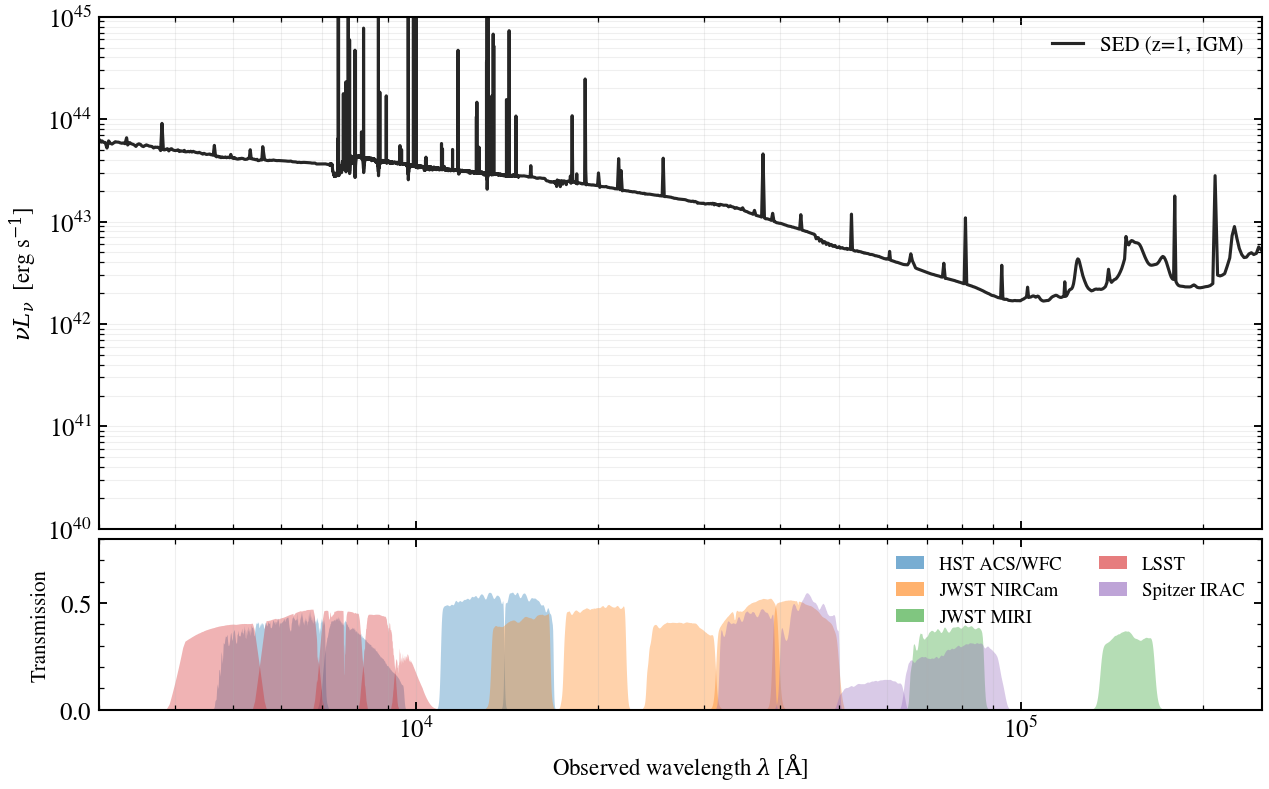

The Python source for this figure:
"""
HST+JWST+LSST+Spitzer Filter Overlay on Star-Forming SED at z=1
================================================================

Show a typical star-forming galaxy SED at z=1 with observed-frame filter
throughputs overlaid as semi-transparent fills from 0.3 to 25 μm. This helps
visualize which rest-frame stellar and dust features each photometric system
samples across the spectrum.

Filters displayed:
  - **HST ACS/WFC**: F606W, F814W, F125W, F160W (optical/NIR imaging)
  - **JWST NIRCam**: F150W, F200W, F277W, F356W, F444W (short-wavelength)
  - **JWST MIRI**: F770W, F1500W (mid-infrared)
  - **LSST**: g, r, i, z, y (optical survey filters)
  - **Spitzer IRAC**: 3.6, 4.5, 5.8, 8.0 μm (legacy warm IR)

The SED uses a starburst history (τ = 100 Myr) with two-component dust and
sfr-scaled nebular emission, rendered in the observer frame at z=1 with complete
IGM attenuation.
"""

import os

os.environ["TF_CPP_MIN_LOG_LEVEL"] = "2"  # suppress XLA/PjRt C++ INFO+WARNING logs

import warnings

import jax
import matplotlib.pyplot as plt
import numpy as np

import tengri
from tengri.analysis.plotting import setup_style
from tengri.igm import igm_transmission
from tengri.observation.filters import load_filter

setup_style()
warnings.filterwarnings("ignore", message=".*BakedInBackend.*")

# Physical constants
C_AA_PER_S = 2.998e18

# Build a star-forming model at z=1 with simple parameters
z = 1.0
sfh_config = {
    "type": "tsnorm",
    "*": tengri.FIXED,
    "peak_lbt_gyr": 0.1,  # Peak 100 Myr ago (recent burst)
    "width_gyr": 0.1,  # Duration 100 Myr
    "log_total_mass": 10.0,  # SFR ≈ 30 M_sun/yr
    "skew": 0.0,  # Symmetric
    "trunc": 13.0,  # Truncate at z_form ~ z+1
}

dust_config = {
    "type": "two_component",
    "*": tengri.FIXED,
    "tau_diff": 0.3,  # Diffuse attenuation
    "tau_bc": 0.5,  # Dust clouds
    "law_bc": "calzetti",  # Starburst attenuation law
    "emission": {"type": "dale2014", "*": tengri.FIXED},
}

# Build the model using bare-stellar SSP with Cue nebular backend
model = tengri.SEDModel.build(
    ssp_data=tengri.load_ssp("fsps_prsc_miles_chabrier"),
    sfh=sfh_config,
    dust=dust_config,
    neb={"type": "cue", "*": tengri.FIXED, "logZ_gas": -0.5, "logU": -2.0},
    redshift=tengri.Fixed(z),
)

# Sample parameters and compute rest-frame SED
p = dict(model.spec.sample(jax.random.PRNGKey(42)))
out_rest = model.predict_rest_sed(p)
wave_rest = np.asarray(out_rest.wavelength)
sed_rest = np.asarray(out_rest.sed)

# Apply IGM attenuation and shift to observer frame
igm_trans = igm_transmission(wave_rest * (1 + z), z)
sed_igm = sed_rest * igm_trans
wave_obs = wave_rest * (1 + z)

# Convert to nu*L_nu for display (erg/s)
nu_l_nu = C_AA_PER_S / wave_obs * sed_igm

# Define filter groups with colors
FILTERS_BY_GROUP = [
    ("HST ACS/WFC", ["hst_f606w", "hst_f814w", "hst_f125w", "hst_f160w"], "#1f77b4"),
    (
        "JWST NIRCam",
        ["jwst_f150w", "jwst_f200w", "jwst_f277w", "jwst_f356w", "jwst_f444w"],
        "#ff7f0e",
    ),
    ("JWST MIRI", ["miri_f770w", "miri_f1500w"], "#2ca02c"),
    ("LSST", ["lsst_g", "lsst_r", "lsst_i", "lsst_z", "lsst_y"], "#d62728"),
    ("Spitzer IRAC", ["irac_36", "irac_45", "irac_58", "irac_80"], "#9467bd"),
]

# Create figure: SED on top, filter transmission bars below
fig, (ax_sed, ax_filt) = plt.subplots(
    2,
    1,
    figsize=(10.0, 6.0),
    sharex=True,
    gridspec_kw={"height_ratios": [3, 1], "hspace": 0.03},
)

# Plot SED in observer frame (0.3–25 μm)
vis = (wave_obs >= 3e3) & (wave_obs <= 2.5e5)  # 0.3–25 μm in Angstrom
ax_sed.loglog(wave_obs[vis], nu_l_nu[vis], color="0.15", lw=1.5, label="SED (z=1, IGM)")
ax_sed.set_ylabel(r"$\nu L_\nu$  [erg s$^{-1}$]", fontsize=11)
ax_sed.set_ylim(1e40, 1e45)
ax_sed.legend(frameon=False, loc="upper right", fontsize=10)
ax_sed.grid(True, alpha=0.2, which="both")

# Overlay filter transmission curves
for label, filter_names, color in FILTERS_BY_GROUP:
    for fname in filter_names:
        try:
            f = load_filter(fname)
            ax_filt.fill_between(
                np.asarray(f.wave),
                0,
                np.asarray(f.trans),
                color=color,
                alpha=0.35,
                lw=0,
            )
        except Exception:
            continue

    # Legend handle: one opaque rectangle per group
    ax_filt.fill_between([], [], color=color, alpha=0.6, label=label, edgecolor="none")

ax_filt.set_ylim(0, 0.8)
ax_filt.set_xlabel(r"Observed wavelength $\lambda$ [$\mathrm{\AA}$]", fontsize=11)
ax_filt.set_ylabel("Transmission", fontsize=10)
ax_filt.legend(frameon=False, fontsize=9, loc="upper right", ncol=2)
ax_filt.grid(True, alpha=0.2, which="both", axis="x")
ax_sed.set_xlim(3e3, 2.5e5)

fig.tight_layout()
plt.savefig("plot_filter_throughput_overlay.png", dpi=150, bbox_inches="tight")
